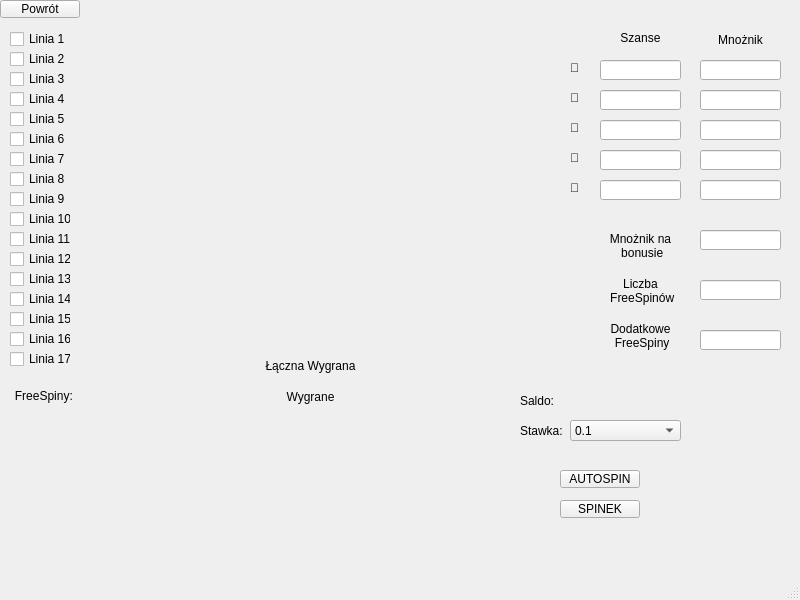
<?xml version="1.0" encoding="UTF-8"?>
<ui version="4.0">
 <class>OknoGra2</class>
 <widget class="QMainWindow" name="OknoGra2">
  <property name="geometry">
   <rect>
    <x>0</x>
    <y>0</y>
    <width>800</width>
    <height>600</height>
   </rect>
  </property>
  <property name="windowTitle">
   <string>MainWindow</string>
  </property>
  <widget class="QWidget" name="centralwidget">
   <widget class="QWidget" name="gridLayoutWidget">
    <property name="geometry">
     <rect>
      <x>80</x>
      <y>20</y>
      <width>461</width>
      <height>331</height>
     </rect>
    </property>
    <layout class="QGridLayout" name="maszyna"/>
   </widget>
   <widget class="QPushButton" name="SPINPRZYCISK">
    <property name="geometry">
     <rect>
      <x>560</x>
      <y>500</y>
      <width>80</width>
      <height>18</height>
     </rect>
    </property>
    <property name="text">
     <string>SPINEK</string>
    </property>
   </widget>
   <widget class="QLineEdit" name="JapkoEdit">
    <property name="geometry">
     <rect>
      <x>600</x>
      <y>60</y>
      <width>81</width>
      <height>20</height>
     </rect>
    </property>
   </widget>
   <widget class="QLineEdit" name="BananEdit">
    <property name="geometry">
     <rect>
      <x>600</x>
      <y>90</y>
      <width>81</width>
      <height>20</height>
     </rect>
    </property>
   </widget>
   <widget class="QLineEdit" name="WinogronkoEdit">
    <property name="geometry">
     <rect>
      <x>600</x>
      <y>120</y>
      <width>81</width>
      <height>20</height>
     </rect>
    </property>
   </widget>
   <widget class="QLineEdit" name="WisniaEdit">
    <property name="geometry">
     <rect>
      <x>600</x>
      <y>150</y>
      <width>81</width>
      <height>20</height>
     </rect>
    </property>
   </widget>
   <widget class="QLineEdit" name="BonusEdit">
    <property name="geometry">
     <rect>
      <x>600</x>
      <y>180</y>
      <width>81</width>
      <height>20</height>
     </rect>
    </property>
   </widget>
   <widget class="QLineEdit" name="kwotaWygranejLineEdit_Japko">
    <property name="geometry">
     <rect>
      <x>700</x>
      <y>60</y>
      <width>81</width>
      <height>20</height>
     </rect>
    </property>
   </widget>
   <widget class="QLineEdit" name="kwotaWygranejLineEdit_Banan&#10;">
    <property name="geometry">
     <rect>
      <x>700</x>
      <y>90</y>
      <width>81</width>
      <height>20</height>
     </rect>
    </property>
   </widget>
   <widget class="QLineEdit" name="kwotaWygranejLineEdit_Winogronko&#10;">
    <property name="geometry">
     <rect>
      <x>700</x>
      <y>120</y>
      <width>81</width>
      <height>20</height>
     </rect>
    </property>
   </widget>
   <widget class="QLineEdit" name="kwotaWygranejLineEdit_Wisnia">
    <property name="geometry">
     <rect>
      <x>700</x>
      <y>150</y>
      <width>81</width>
      <height>20</height>
     </rect>
    </property>
   </widget>
   <widget class="QLabel" name="label">
    <property name="geometry">
     <rect>
      <x>700</x>
      <y>30</y>
      <width>81</width>
      <height>20</height>
     </rect>
    </property>
    <property name="text">
     <string>Mnożnik</string>
    </property>
    <property name="alignment">
     <set>Qt::AlignmentFlag::AlignCenter</set>
    </property>
   </widget>
   <widget class="QLabel" name="label_2">
    <property name="geometry">
     <rect>
      <x>600</x>
      <y>30</y>
      <width>81</width>
      <height>16</height>
     </rect>
    </property>
    <property name="text">
     <string>Szanse</string>
    </property>
    <property name="alignment">
     <set>Qt::AlignmentFlag::AlignCenter</set>
    </property>
   </widget>
   <widget class="QLabel" name="label_3">
    <property name="geometry">
     <rect>
      <x>570</x>
      <y>60</y>
      <width>21</width>
      <height>16</height>
     </rect>
    </property>
    <property name="text">
     <string>🍎</string>
    </property>
   </widget>
   <widget class="QLabel" name="label_4">
    <property name="geometry">
     <rect>
      <x>570</x>
      <y>90</y>
      <width>21</width>
      <height>16</height>
     </rect>
    </property>
    <property name="text">
     <string>🍌</string>
    </property>
   </widget>
   <widget class="QLabel" name="label_5">
    <property name="geometry">
     <rect>
      <x>570</x>
      <y>120</y>
      <width>21</width>
      <height>16</height>
     </rect>
    </property>
    <property name="text">
     <string>🍇</string>
    </property>
   </widget>
   <widget class="QLabel" name="label_6">
    <property name="geometry">
     <rect>
      <x>570</x>
      <y>150</y>
      <width>21</width>
      <height>16</height>
     </rect>
    </property>
    <property name="text">
     <string>🍒</string>
    </property>
   </widget>
   <widget class="QLabel" name="label_7">
    <property name="geometry">
     <rect>
      <x>570</x>
      <y>180</y>
      <width>21</width>
      <height>16</height>
     </rect>
    </property>
    <property name="text">
     <string>🎁</string>
    </property>
   </widget>
   <widget class="QLineEdit" name="kwotaWygranejLineEdit_Bonus">
    <property name="geometry">
     <rect>
      <x>700</x>
      <y>180</y>
      <width>81</width>
      <height>20</height>
     </rect>
    </property>
   </widget>
   <widget class="QLabel" name="label_8">
    <property name="geometry">
     <rect>
      <x>600</x>
      <y>230</y>
      <width>81</width>
      <height>31</height>
     </rect>
    </property>
    <property name="text">
     <string>Mnożnik na
 bonusie</string>
    </property>
    <property name="alignment">
     <set>Qt::AlignmentFlag::AlignCenter</set>
    </property>
   </widget>
   <widget class="QLabel" name="saldoLabel">
    <property name="geometry">
     <rect>
      <x>520</x>
      <y>390</y>
      <width>71</width>
      <height>21</height>
     </rect>
    </property>
    <property name="text">
     <string>Saldo: </string>
    </property>
   </widget>
   <widget class="QCheckBox" name="l_1_check">
    <property name="geometry">
     <rect>
      <x>10</x>
      <y>30</y>
      <width>58</width>
      <height>18</height>
     </rect>
    </property>
    <property name="text">
     <string>Linia 1</string>
    </property>
   </widget>
   <widget class="QCheckBox" name="l_2_check">
    <property name="geometry">
     <rect>
      <x>10</x>
      <y>50</y>
      <width>58</width>
      <height>18</height>
     </rect>
    </property>
    <property name="text">
     <string>Linia 2</string>
    </property>
   </widget>
   <widget class="QCheckBox" name="l_3_check">
    <property name="geometry">
     <rect>
      <x>10</x>
      <y>70</y>
      <width>58</width>
      <height>18</height>
     </rect>
    </property>
    <property name="text">
     <string>Linia 3</string>
    </property>
   </widget>
   <widget class="QCheckBox" name="l_4_check">
    <property name="geometry">
     <rect>
      <x>10</x>
      <y>90</y>
      <width>58</width>
      <height>18</height>
     </rect>
    </property>
    <property name="text">
     <string>Linia 4</string>
    </property>
   </widget>
   <widget class="QCheckBox" name="l_8_check">
    <property name="geometry">
     <rect>
      <x>10</x>
      <y>170</y>
      <width>58</width>
      <height>18</height>
     </rect>
    </property>
    <property name="text">
     <string>Linia 8</string>
    </property>
   </widget>
   <widget class="QCheckBox" name="l_6_check">
    <property name="geometry">
     <rect>
      <x>10</x>
      <y>130</y>
      <width>58</width>
      <height>18</height>
     </rect>
    </property>
    <property name="text">
     <string>Linia 6</string>
    </property>
   </widget>
   <widget class="QCheckBox" name="l_7_check">
    <property name="geometry">
     <rect>
      <x>10</x>
      <y>150</y>
      <width>58</width>
      <height>18</height>
     </rect>
    </property>
    <property name="text">
     <string>Linia 7</string>
    </property>
   </widget>
   <widget class="QCheckBox" name="l_5_check">
    <property name="geometry">
     <rect>
      <x>10</x>
      <y>110</y>
      <width>58</width>
      <height>18</height>
     </rect>
    </property>
    <property name="text">
     <string>Linia 5</string>
    </property>
   </widget>
   <widget class="QCheckBox" name="l_12_check">
    <property name="geometry">
     <rect>
      <x>10</x>
      <y>250</y>
      <width>61</width>
      <height>18</height>
     </rect>
    </property>
    <property name="text">
     <string>Linia 12</string>
    </property>
   </widget>
   <widget class="QCheckBox" name="l_10_check">
    <property name="geometry">
     <rect>
      <x>10</x>
      <y>210</y>
      <width>61</width>
      <height>18</height>
     </rect>
    </property>
    <property name="text">
     <string>Linia 10</string>
    </property>
   </widget>
   <widget class="QCheckBox" name="l_14_check">
    <property name="geometry">
     <rect>
      <x>10</x>
      <y>290</y>
      <width>61</width>
      <height>18</height>
     </rect>
    </property>
    <property name="text">
     <string>Linia 14</string>
    </property>
   </widget>
   <widget class="QCheckBox" name="l_16_check">
    <property name="geometry">
     <rect>
      <x>10</x>
      <y>330</y>
      <width>61</width>
      <height>18</height>
     </rect>
    </property>
    <property name="text">
     <string>Linia 16</string>
    </property>
   </widget>
   <widget class="QCheckBox" name="l_13_check">
    <property name="geometry">
     <rect>
      <x>10</x>
      <y>270</y>
      <width>61</width>
      <height>18</height>
     </rect>
    </property>
    <property name="text">
     <string>Linia 13</string>
    </property>
   </widget>
   <widget class="QCheckBox" name="l_11_check">
    <property name="geometry">
     <rect>
      <x>10</x>
      <y>230</y>
      <width>61</width>
      <height>18</height>
     </rect>
    </property>
    <property name="text">
     <string>Linia 11</string>
    </property>
   </widget>
   <widget class="QCheckBox" name="l_15_check">
    <property name="geometry">
     <rect>
      <x>10</x>
      <y>310</y>
      <width>61</width>
      <height>18</height>
     </rect>
    </property>
    <property name="text">
     <string>Linia 15</string>
    </property>
   </widget>
   <widget class="QCheckBox" name="l_9_check">
    <property name="geometry">
     <rect>
      <x>10</x>
      <y>190</y>
      <width>58</width>
      <height>18</height>
     </rect>
    </property>
    <property name="text">
     <string>Linia 9</string>
    </property>
   </widget>
   <widget class="QCheckBox" name="l_17_check">
    <property name="geometry">
     <rect>
      <x>10</x>
      <y>350</y>
      <width>61</width>
      <height>18</height>
     </rect>
    </property>
    <property name="text">
     <string>Linia 17</string>
    </property>
   </widget>
   <widget class="QLineEdit" name="mnoznikBonusuLineEdit">
    <property name="geometry">
     <rect>
      <x>700</x>
      <y>230</y>
      <width>81</width>
      <height>20</height>
     </rect>
    </property>
   </widget>
   <widget class="QLabel" name="WygraneLabel">
    <property name="geometry">
     <rect>
      <x>160</x>
      <y>390</y>
      <width>301</width>
      <height>151</height>
     </rect>
    </property>
    <property name="text">
     <string>Wygrane</string>
    </property>
    <property name="alignment">
     <set>Qt::AlignmentFlag::AlignHCenter|Qt::AlignmentFlag::AlignTop</set>
    </property>
   </widget>
   <widget class="QLabel" name="LacznaWygrana_Label">
    <property name="geometry">
     <rect>
      <x>160</x>
      <y>350</y>
      <width>301</width>
      <height>31</height>
     </rect>
    </property>
    <property name="text">
     <string>Łączna Wygrana</string>
    </property>
    <property name="alignment">
     <set>Qt::AlignmentFlag::AlignCenter</set>
    </property>
   </widget>
   <widget class="QPushButton" name="AUTOSPINPRZYCISK">
    <property name="geometry">
     <rect>
      <x>560</x>
      <y>470</y>
      <width>80</width>
      <height>18</height>
     </rect>
    </property>
    <property name="text">
     <string>AUTOSPIN</string>
    </property>
   </widget>
   <widget class="QLabel" name="label_9">
    <property name="geometry">
     <rect>
      <x>600</x>
      <y>270</y>
      <width>81</width>
      <height>41</height>
     </rect>
    </property>
    <property name="text">
     <string>Liczba
 FreeSpinów</string>
    </property>
    <property name="alignment">
     <set>Qt::AlignmentFlag::AlignCenter</set>
    </property>
   </widget>
   <widget class="QLineEdit" name="LiczbaFreeSpinowLineEdit">
    <property name="geometry">
     <rect>
      <x>700</x>
      <y>280</y>
      <width>81</width>
      <height>20</height>
     </rect>
    </property>
   </widget>
   <widget class="QLineEdit" name="LiczbaDodatkowychFreeSpinowLineEdit">
    <property name="geometry">
     <rect>
      <x>700</x>
      <y>330</y>
      <width>81</width>
      <height>20</height>
     </rect>
    </property>
   </widget>
   <widget class="QLabel" name="label_10">
    <property name="geometry">
     <rect>
      <x>590</x>
      <y>320</y>
      <width>101</width>
      <height>31</height>
     </rect>
    </property>
    <property name="text">
     <string>Dodatkowe
 FreeSpiny</string>
    </property>
    <property name="alignment">
     <set>Qt::AlignmentFlag::AlignCenter</set>
    </property>
   </widget>
   <widget class="QLabel" name="Freespiny_Label">
    <property name="geometry">
     <rect>
      <x>10</x>
      <y>380</y>
      <width>71</width>
      <height>31</height>
     </rect>
    </property>
    <property name="text">
     <string>FreeSpiny: </string>
    </property>
    <property name="alignment">
     <set>Qt::AlignmentFlag::AlignCenter</set>
    </property>
   </widget>
   <widget class="QComboBox" name="stawkaComboBox">
    <property name="geometry">
     <rect>
      <x>570</x>
      <y>420</y>
      <width>111</width>
      <height>21</height>
     </rect>
    </property>
    <item>
     <property name="text">
      <string>0.1</string>
     </property>
    </item>
    <item>
     <property name="text">
      <string>0.25</string>
     </property>
    </item>
    <item>
     <property name="text">
      <string>0.5</string>
     </property>
    </item>
    <item>
     <property name="text">
      <string>1</string>
     </property>
    </item>
    <item>
     <property name="text">
      <string>2</string>
     </property>
    </item>
    <item>
     <property name="text">
      <string>2.5</string>
     </property>
    </item>
    <item>
     <property name="text">
      <string>5</string>
     </property>
    </item>
    <item>
     <property name="text">
      <string>10</string>
     </property>
    </item>
    <item>
     <property name="text">
      <string>25</string>
     </property>
    </item>
    <item>
     <property name="text">
      <string>50</string>
     </property>
    </item>
    <item>
     <property name="text">
      <string>100</string>
     </property>
    </item>
    <item>
     <property name="text">
      <string>200</string>
     </property>
    </item>
    <item>
     <property name="text">
      <string>250</string>
     </property>
    </item>
    <item>
     <property name="text">
      <string>500</string>
     </property>
    </item>
   </widget>
   <widget class="QLabel" name="Stawka_Label">
    <property name="geometry">
     <rect>
      <x>520</x>
      <y>420</y>
      <width>71</width>
      <height>21</height>
     </rect>
    </property>
    <property name="text">
     <string>Stawka:</string>
    </property>
   </widget>
   <widget class="QPushButton" name="powrotButton">
    <property name="geometry">
     <rect>
      <x>0</x>
      <y>0</y>
      <width>80</width>
      <height>18</height>
     </rect>
    </property>
    <property name="text">
     <string>Powrót</string>
    </property>
   </widget>
  </widget>
  <widget class="QMenuBar" name="menubar">
   <property name="geometry">
    <rect>
     <x>0</x>
     <y>0</y>
     <width>800</width>
     <height>21</height>
    </rect>
   </property>
  </widget>
  <widget class="QStatusBar" name="statusbar"/>
 </widget>
 <resources/>
 <connections/>
</ui>
